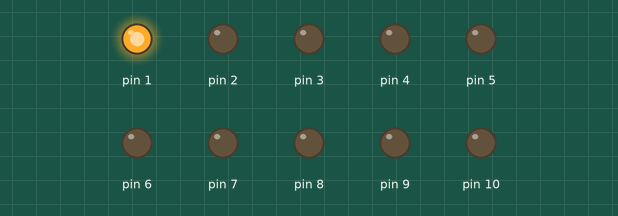
Bench run of a sketch on a simulated Arduino Uno, built with avr-gcc and run on an emulated ATmega328P. On the bench: output pins drawn as LEDs (lit = HIGH).

Above: at 0.1 s.
At 0.9 s:
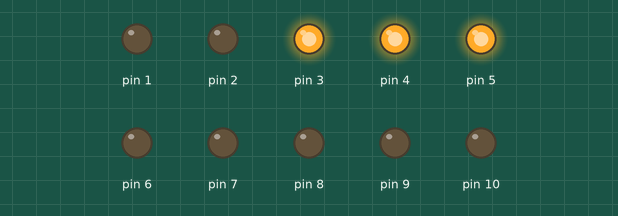
At 1.7 s:
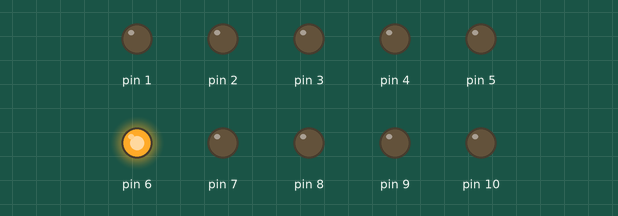
At 3.3 s:
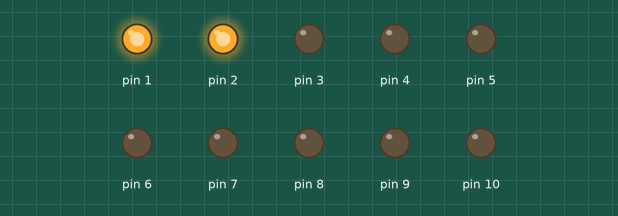
At 4.9 s:
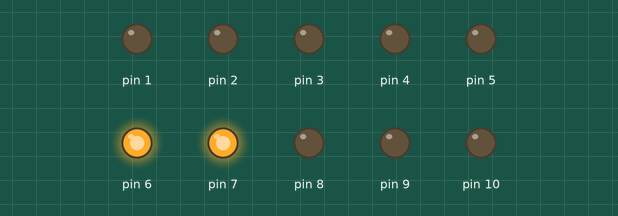
At 6.7 s:
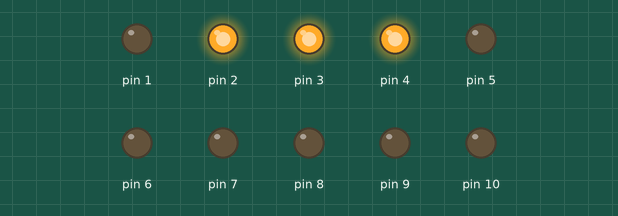
Timing chart, 0 to 7.0 s (numbered marks = the images above):
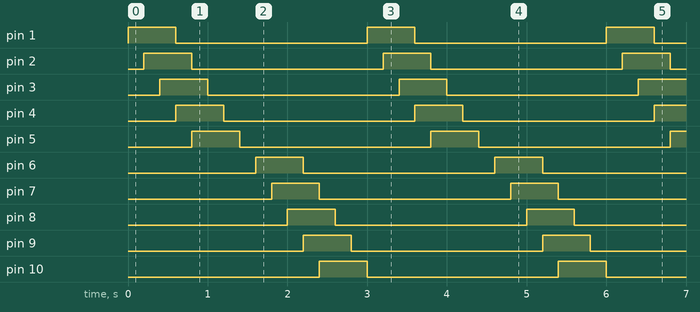

The sketch:

HautBas.ino
```cpp
void setup() {
  // put your setup code here, to run once:
  pinMode(1,OUTPUT);
  pinMode(2,OUTPUT);
  pinMode(3,OUTPUT);
  pinMode(4,OUTPUT);
  pinMode(5,OUTPUT);
  pinMode(6,OUTPUT);
  pinMode(7,OUTPUT);
  pinMode(8,OUTPUT);
  pinMode(9,OUTPUT);
  pinMode(10,OUTPUT);
}

void loop() {
  // put your main code here, to run repeatedly:
 digitalWrite(1,HIGH);
 delay(200);
 digitalWrite(2,HIGH);
 delay(200);
 digitalWrite(3,HIGH);
 delay(200);
 digitalWrite(1,LOW);
 digitalWrite(4,HIGH);
 delay(200);
 digitalWrite(2,LOW);
 digitalWrite(5,HIGH);
 delay(200);
 digitalWrite(3,LOW);
 delay(200);
 digitalWrite(4,LOW);
 delay(200);
 digitalWrite(5,LOW);
 delay(200);
 digitalWrite(6,HIGH);
 delay(200);
 digitalWrite(7,HIGH);
 delay(200);
 digitalWrite(8,HIGH);
 delay(200);
 digitalWrite(6,LOW);
 digitalWrite(9,HIGH);
 delay(200);
 digitalWrite(7,LOW);
 digitalWrite(10,HIGH);
 delay(200);
 digitalWrite(8,LOW);
 delay(200);
 digitalWrite(9,LOW);
 delay(200);
 digitalWrite(10,LOW);
}
```

Measured:
- by itself, pin 1–10: alternates HIGH for 0.60 s and LOW for 2.4 s
- by itself, everything shown: repeats every 3.0 s, in 15 steps
